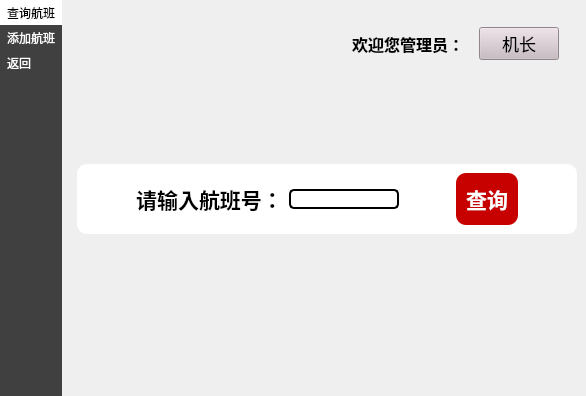
<?xml version="1.0" encoding="UTF-8"?>
<ui version="4.0">
 <class>managerSearchFlight</class>
 <widget class="QWidget" name="managerSearchFlight">
  <property name="geometry">
   <rect>
    <x>0</x>
    <y>0</y>
    <width>586</width>
    <height>396</height>
   </rect>
  </property>
  <property name="windowTitle">
   <string>Form</string>
  </property>
  <property name="styleSheet">
   <string notr="true"/>
  </property>
  <layout class="QHBoxLayout" name="horizontalLayout_3">
   <property name="leftMargin">
    <number>0</number>
   </property>
   <property name="topMargin">
    <number>0</number>
   </property>
   <property name="rightMargin">
    <number>0</number>
   </property>
   <property name="bottomMargin">
    <number>0</number>
   </property>
   <item>
    <widget class="QWidget" name="widget" native="true">
     <property name="styleSheet">
      <string notr="true">background-color: rgb(64, 64, 64);</string>
     </property>
     <layout class="QVBoxLayout" name="verticalLayout">
      <property name="spacing">
       <number>0</number>
      </property>
      <property name="leftMargin">
       <number>0</number>
      </property>
      <property name="topMargin">
       <number>0</number>
      </property>
      <property name="rightMargin">
       <number>0</number>
      </property>
      <property name="bottomMargin">
       <number>0</number>
      </property>
      <item>
       <widget class="QToolButton" name="pushButton">
        <property name="cursor">
         <cursorShape>PointingHandCursor</cursorShape>
        </property>
        <property name="styleSheet">
         <string notr="true">background-color: rgb(255, 255, 255);
font: 700 16pt &quot;黑体&quot;;
color: rgb(0, 0, 0);</string>
        </property>
        <property name="text">
         <string>查询航班</string>
        </property>
        <property name="autoRaise">
         <bool>true</bool>
        </property>
       </widget>
      </item>
      <item>
       <widget class="QToolButton" name="toAddFlight_ui">
        <property name="cursor">
         <cursorShape>PointingHandCursor</cursorShape>
        </property>
        <property name="styleSheet">
         <string notr="true">background-color: rgb(64, 64, 64);
font: 700 16pt &quot;黑体&quot;;
color: rgb(255, 255, 255);</string>
        </property>
        <property name="text">
         <string>添加航班</string>
        </property>
        <property name="autoRaise">
         <bool>true</bool>
        </property>
       </widget>
      </item>
      <item>
       <widget class="QToolButton" name="log_out_pushButton">
        <property name="cursor">
         <cursorShape>PointingHandCursor</cursorShape>
        </property>
        <property name="styleSheet">
         <string notr="true">background-color: rgb(64, 64, 64);
font: 700 16pt &quot;黑体&quot;;
color: rgb(255, 255, 255);</string>
        </property>
        <property name="text">
         <string>返回</string>
        </property>
        <property name="autoRaise">
         <bool>true</bool>
        </property>
       </widget>
      </item>
      <item>
       <spacer name="verticalSpacer">
        <property name="orientation">
         <enum>Qt::Orientation::Vertical</enum>
        </property>
        <property name="sizeHint" stdset="0">
         <size>
          <width>20</width>
          <height>40</height>
         </size>
        </property>
       </spacer>
      </item>
     </layout>
    </widget>
   </item>
   <item>
    <widget class="QWidget" name="widget_5" native="true">
     <property name="styleSheet">
      <string notr="true">color: rgb(0, 0, 0);</string>
     </property>
     <layout class="QVBoxLayout" name="verticalLayout_3">
      <item>
       <widget class="QWidget" name="widget_3" native="true">
        <layout class="QHBoxLayout" name="horizontalLayout_2">
         <item>
          <spacer name="horizontalSpacer">
           <property name="orientation">
            <enum>Qt::Orientation::Horizontal</enum>
           </property>
           <property name="sizeHint" stdset="0">
            <size>
             <width>40</width>
             <height>20</height>
            </size>
           </property>
          </spacer>
         </item>
         <item>
          <widget class="QLabel" name="label_2">
           <property name="font">
            <font>
             <family>黑体</family>
             <pointsize>12</pointsize>
             <italic>false</italic>
             <bold>true</bold>
            </font>
           </property>
           <property name="styleSheet">
            <string notr="true">font: 700 12pt &quot;黑体&quot;;</string>
           </property>
           <property name="text">
            <string>欢迎您管理员：</string>
           </property>
           <property name="alignment">
            <set>Qt::AlignmentFlag::AlignCenter</set>
           </property>
          </widget>
         </item>
         <item>
          <widget class="QWidget" name="widget_4" native="true">
           <layout class="QVBoxLayout" name="verticalLayout_2">
            <item>
             <widget class="QPushButton" name="managerName_pushButton">
              <property name="font">
               <font>
                <pointsize>13</pointsize>
               </font>
              </property>
              <property name="cursor">
               <cursorShape>PointingHandCursor</cursorShape>
              </property>
              <property name="styleSheet">
               <string notr="true">background-color: rgb(200, 186, 194);</string>
              </property>
              <property name="text">
               <string>机长</string>
              </property>
             </widget>
            </item>
           </layout>
          </widget>
         </item>
        </layout>
       </widget>
      </item>
      <item>
       <spacer name="verticalSpacer_2">
        <property name="orientation">
         <enum>Qt::Orientation::Vertical</enum>
        </property>
        <property name="sizeType">
         <enum>QSizePolicy::Policy::Fixed</enum>
        </property>
        <property name="sizeHint" stdset="0">
         <size>
          <width>20</width>
          <height>80</height>
         </size>
        </property>
       </spacer>
      </item>
      <item>
       <widget class="QWidget" name="widget_2" native="true">
        <property name="styleSheet">
         <string notr="true">background-color: rgb(255, 255, 255);
border: none;
border-radius: 10px;
</string>
        </property>
        <layout class="QHBoxLayout" name="horizontalLayout">
         <item>
          <spacer name="horizontalSpacer_4">
           <property name="orientation">
            <enum>Qt::Orientation::Horizontal</enum>
           </property>
           <property name="sizeHint" stdset="0">
            <size>
             <width>40</width>
             <height>20</height>
            </size>
           </property>
          </spacer>
         </item>
         <item>
          <widget class="QLabel" name="label">
           <property name="font">
            <font>
             <family>黑体</family>
             <pointsize>16</pointsize>
             <italic>false</italic>
             <bold>true</bold>
            </font>
           </property>
           <property name="styleSheet">
            <string notr="true">font: 700 16pt &quot;黑体&quot;;</string>
           </property>
           <property name="text">
            <string>请输入航班号：</string>
           </property>
           <property name="alignment">
            <set>Qt::AlignmentFlag::AlignCenter</set>
           </property>
          </widget>
         </item>
         <item>
          <widget class="QLineEdit" name="flightNumber_lineEdit">
           <property name="cursor">
            <cursorShape>IBeamCursor</cursorShape>
           </property>
           <property name="styleSheet">
            <string notr="true">border: 2px solid black; border-radius: 5px;</string>
           </property>
          </widget>
         </item>
         <item>
          <spacer name="horizontalSpacer_2">
           <property name="orientation">
            <enum>Qt::Orientation::Horizontal</enum>
           </property>
           <property name="sizeHint" stdset="0">
            <size>
             <width>40</width>
             <height>20</height>
            </size>
           </property>
          </spacer>
         </item>
         <item>
          <widget class="QPushButton" name="toAfterFlightSearch_ui">
           <property name="font">
            <font>
             <family>黑体</family>
             <pointsize>16</pointsize>
             <italic>false</italic>
             <bold>true</bold>
            </font>
           </property>
           <property name="cursor">
            <cursorShape>PointingHandCursor</cursorShape>
           </property>
           <property name="styleSheet">
            <string notr="true">background-color: rgb(199, 0, 0);
font: 700 16pt &quot;黑体&quot;;
color: rgb(255, 255, 255);
border: none;
border-radius: 10px;
padding: 10px;</string>
           </property>
           <property name="text">
            <string>查询</string>
           </property>
           <property name="shortcut">
            <string>Return</string>
           </property>
          </widget>
         </item>
         <item>
          <spacer name="horizontalSpacer_3">
           <property name="orientation">
            <enum>Qt::Orientation::Horizontal</enum>
           </property>
           <property name="sizeHint" stdset="0">
            <size>
             <width>40</width>
             <height>20</height>
            </size>
           </property>
          </spacer>
         </item>
        </layout>
       </widget>
      </item>
      <item>
       <spacer name="verticalSpacer_3">
        <property name="orientation">
         <enum>Qt::Orientation::Vertical</enum>
        </property>
        <property name="sizeHint" stdset="0">
         <size>
          <width>20</width>
          <height>40</height>
         </size>
        </property>
       </spacer>
      </item>
     </layout>
    </widget>
   </item>
  </layout>
 </widget>
 <resources/>
 <connections/>
</ui>
